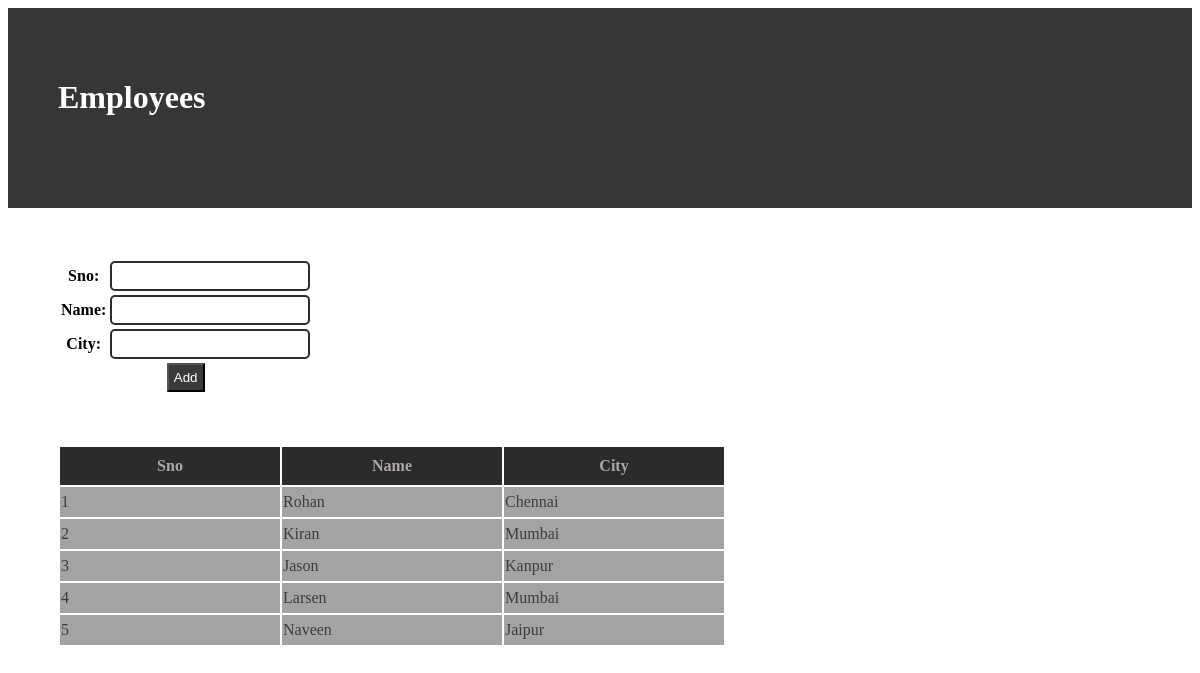
The app's page /employees/, older data.
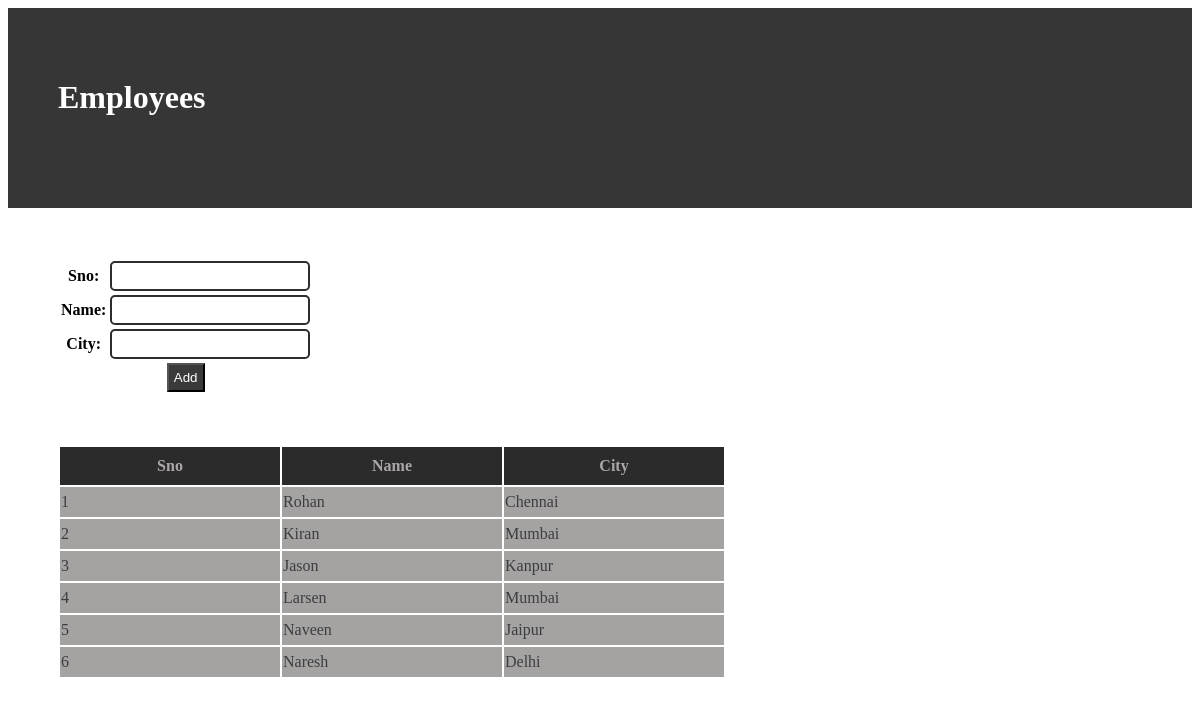
The same page, newer data.
### empapp/models.py (models this page shows, shortened)
class Employee(models.Model):
    sno=models.IntegerField(primary_key=True)
    name=models.CharField(max_length=30,null=False)
    city=models.CharField(max_length=30,null=False)

### empapp/views.py (the view)
# urls.py: path('',app_home, name="app home page")
def app_home(request):
    employees = Employee.objects.all()  #returns QuerySet
    if request.method == 'POST':
        form = EmployeeForm(request.POST)
        if form.is_valid():
            form.save()
    form = EmployeeForm()
    context = {
        'employees': employees,
        'name':'Employees',
         'form':form
    }
    return render(request,'employee.html', context)

### empapp/forms.py
class  EmployeeForm(forms.ModelForm):
    class Meta:
        model = Employee
        fields = "__all__"

### templates/employee.html (shortened to what this page needs)
<html>
    <head>
        <link href="/static/styles/employees.css" rel="stylesheet">
       </head>
    <body>
<div id="header">
   <h1> {{name}} </h1>
</div>
<form method="post">
<table id="ftable">
{{form}}
<tr>
<td colspan=2 align="center"><button type="submit">Add </button>
</tr>
</table>
</form>
<table id="ptable">
    <thead>
            <tr>
                 <th> Sno </th>
                 <th> Name </th>
                 <th> City </th>
            </tr>
    </thead>
    <tbody>
          {% for emp in employees%}
          <tr>
              <td> {{emp.sno}}</td>
              <td> {{emp.name}}</td>
              <td> {{emp.city}}</td>
          </tr>
            {% endfor %}
    </tbody>
</table>
    </body>
</html>

Row changes from the older to the newer data that the page shows:
added Employee: sno "6", name "Naresh", city "Delhi"
